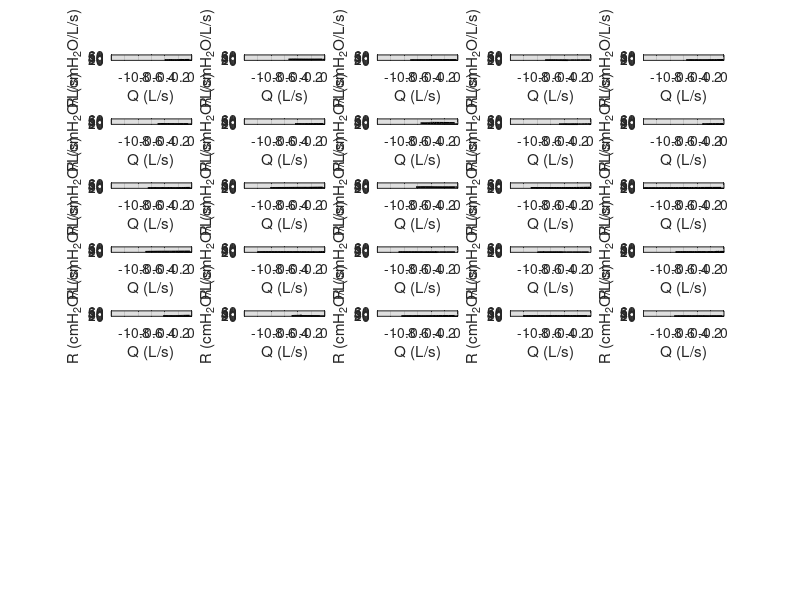

MATLAB code to generate this figure:
close all; clear all; clc
atWork = 0;
print_on = 1;

colorBlue = '#0000FF';
colorRed = '#FF0000';
colorBlack = '#000000';
colorGreen = '#009A17';
colorOrange = '#FF6600';
pt = 1.0;
FS = 10;

%% Plot Setup:
if atWork == 1
    figPos1 = [-1900, 100, 600, 700]; % Work
    figPos2 = [-1250, 400, 600, 600];
    figPos3 = [-600, 400, 600, 600];
    figPos4 = [-1900, 100, 600, 600];
    figPos5 = [-1250, 100, 600, 600];
    figPos6 = [-600, 100, 600, 300];
else
    figPos1 = [2580, -190, 1000, 1270]; % Home
    figPos2 = [-1250, 500, 600, 600];
    figPos3 = [-600, 500, 600, 600];
    figPos4 = [-1900, 150, 600, 600];
    figPos5 = [-1250, 150, 600, 600];
    figPos6 = [-600, 150, 600, 300];
end

%%
load young_results.mat
load old_results.mat
load FL_results.mat
load NFL_results.mat

youngIndex = 3;
oldIndex = 4;
NFLIndex = 3;
FLIndex = 2;

tlim = [0 4];
qlim = [-1.2 0];
plim = [-15 15];
rlim = [0 60];

young.index = 2;
old.index = 2;
NFL.index = 2;
FL.index = 2;
young.work = young.work_resistance_dV_Array;
old.work = old.work_resistance_dV_Array;
NFL.work = NFL.work_resistance_dV_Array;
FL.work = FL.work_resistance_dV_Array;

%%
figure('Position',figPos1)
% FL
subplot(8,5,1)
plot(NFL.flow(1,1:end),NFL.resistance(1,1:end),'Color',colorBlack,'Linewidth',pt,'Linestyle','-'); hold on
% plot(FL.time(1:FL.exp_point(1)-1),FL.Peff_Array{1, 1},'Color',colorRed,'Linewidth',pt,'Linestyle','-.')
% plot(FL.time,FL.Peff_Array{1, 1},'Color',colorRed,'Linewidth',pt,'Linestyle','-.')
xlabel('Q (L/s)')
ylabel('R (cmH_2O/L/s)')
% leg1 = legend('P_{alv}','P_{eff}','FontSize',12,...
%     'Orientation','horizontal');
% legend boxoff
% leg1.Position(1:2) = [.75 .16];
ylim(rlim)
xlim(qlim)
grid on
set(gca,'FontSize',FS);

for ii = 2:25
    subplot(8,5,ii)
    plot(NFL.flow(ii,1:end),NFL.resistance(ii,1:end),'Color',colorBlack,'Linewidth',pt,'Linestyle','-'); hold on
%     plot(FL.time(1:FL.exp_point(ii)-1),FL.Peff_Array{1, ii},'Color',colorRed,'Linewidth',pt,'Linestyle','-.')
%     plot(FL.time,FL.Peff_Array{1, ii},'Color',colorRed,'Linewidth',pt,'Linestyle','-.')
    xlabel('Q (L/s)')
    ylabel('R (cmH_2O/L/s)')
    ylim(rlim)
    xlim(qlim)
    grid on
    set(gca,'FontSize',FS);
end
  
if print_on ==1
    print('-r400','-dpng','R-Q_NFL.png');
else 
end


       